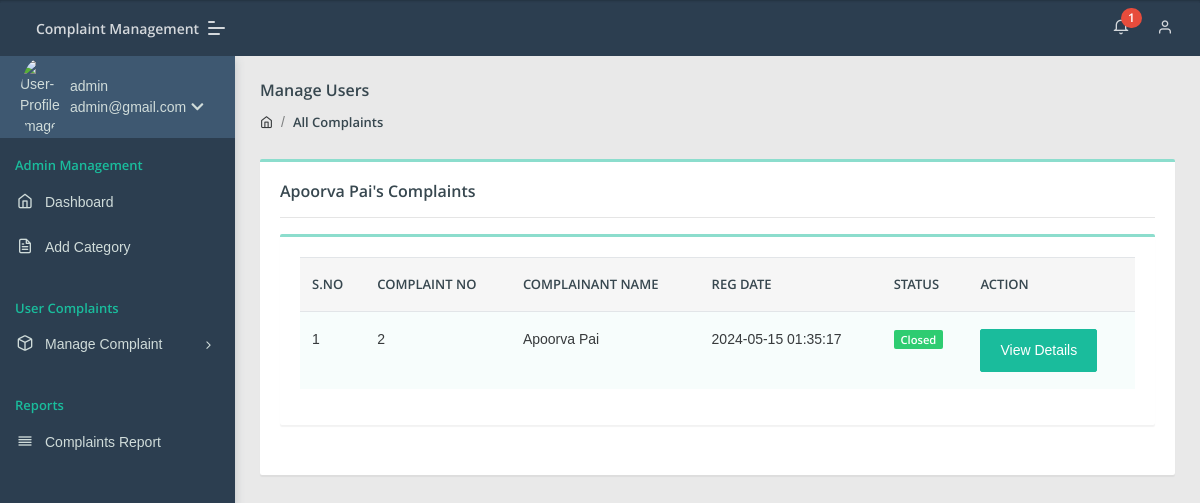
The app's page /admin/user-complaints.php?uid=9&&uname=Apoorva Pai (signed in) with its own data.
### tables this page shows
CREATE TABLE `tblcomplaints` (
  `complaintNumber` int(11) NOT NULL,
  `userId` int(11) DEFAULT NULL,
  `category` int(11) DEFAULT NULL,
  `staffno` bigint(20) NOT NULL,
  `dept` varchar(20) NOT NULL,
  `iphno` bigint(20) NOT NULL,
  `complaintDetails` mediumtext DEFAULT NULL,
  `regDate` timestamp NULL DEFAULT current_timestamp(),
  `status` varchar(50) DEFAULT NULL,
  `lastUpdationDate` timestamp NULL DEFAULT NULL ON UPDATE current_timestamp()
);

CREATE TABLE `users` (
  `id` int(11) NOT NULL,
  `fullName` varchar(255) DEFAULT NULL,
  `userEmail` varchar(255) DEFAULT NULL,
  `password` varchar(255) DEFAULT NULL,
  `contactNo` bigint(11) DEFAULT NULL,
  `address` tinytext DEFAULT NULL,
  `State` varchar(255) DEFAULT NULL,
  `country` varchar(255) DEFAULT NULL,
  `pincode` int(6) DEFAULT NULL,
  `userImage` varchar(255) DEFAULT NULL,
  `regDate` timestamp NOT NULL DEFAULT current_timestamp(),
  `updationDate` timestamp NULL DEFAULT NULL,
  `status` int(1) DEFAULT NULL
);

### admin/user-complaints.php (the view, shortened to what this page needs)
<?php
include('include/config.php');
if(strlen($_SESSION['aid'])==0)
    {
header('location:index.php');
}
else{
?>
<!DOCTYPE html>
<html lang="en">
<head>
    <link rel="stylesheet" href="assets/css/style.css">
</head>
<body class="">
	<?php include('include/sidebar.php');?>
	<?php include('include/header.php');?>
<section class="pcoded-main-container">
    <div class="pcoded-content">
        <div class="page-header">
            <div class="page-block">
                <div class="row align-items-center">
                    <div class="col-md-12">
                        <div class="page-header-title">
                            <h5 class="m-b-10">Manage Users</h5>
                        </div>
                        <ul class="breadcrumb">
                            <li class="breadcrumb-item"><a href="dashboard.php"><i class="feather icon-home"></i></a></li>
                            <li class="breadcrumb-item"><a href="all-complaint.php">All Complaints</a></li>
                        </ul>
                    </div>
                </div>
            </div>
        </div>
        <div class="row">
            <div class="col-sm-12">
                <div class="card">
                    <div class="card-body">
                        <h5><?php echo $_GET['uname']?>'s Complaints</h5>
                        <hr>
                      <div class="row">
                            <div class="col-xl-12">
                <div class="card">
                    <div class="card-body table-border-style">
                        <div class="table-responsive">
                            <table class="table table-striped">
                                <thead>
                                        <tr><th>S.No</th>
											<th>Complaint No</th>
											<th>Complainant Name</th>
											<th>Reg Date</th>
											<th>Status</th>
											<th>Action</th>
										</tr>
                                </thead>
                                <tbody>
                                    <?php
$userid=intval($_GET['uid']);
$query=mysqli_query($con,"select tblcomplaints.*,users.fullName as name from tblcomplaints join users on users.id=tblcomplaints.userId where users.id='$userid'");
$cnt=1;
while($row=mysqli_fetch_array($query))
{
?>
                                        <tr>
                                            <td><?php echo htmlentities($cnt);?></td>
                                            <td><?php echo htmlentities($row['complaintNumber']);?></td>
                                            <td><?php echo htmlentities($row['name']);?></td>
                                            <td> <?php echo htmlentities($row['regDate']);?></td>
                                           <td>
                                                <?php $status=$row['status'];
                                                if($status==''): ?>
                                                <span class="badge badge-danger">Not Processed Yet</span>
                                            <?php elseif($status=='in process'):?>
                                             <span class="badge badge-warning">In Process</span>
                                         <?php elseif($status=='closed'):?>
                                             <span class="badge badge-success">Closed</span>
                                         <?php endif;?>
</td>
<td>   <a href="complaint-details.php?cid=<?php echo htmlentities($row['complaintNumber']);?>" class="btn btn-primary"> View Details</a>
											</td>
                                        </tr>
                                        <?php $cnt=$cnt+1; } ?>
                                </tbody>
                            </table>
                        </div>
                    </div>
                </div>
            </div>
                        </div>
                    </div>
                </div>
            </div>
        </div>
    </div>
</section>
</body>
</html>
<?php } ?>

### admin/include/sidebar.php (shortened to what this page needs)
	<nav class="pcoded-navbar  ">
		<div class="navbar-wrapper  ">
			<div class="navbar-content scroll-div " >
				<div class="">
					<div class="main-menu-header">
						<img class="img-radius" src="assets/images/user/user-gear.png" alt="User-Profile-Image">
						<div class="user-details">
							<?php
$id=intval($_SESSION["aid"]);
$query=mysqli_query($con,"select * from admin where id='$id'");
while($row=mysqli_fetch_array($query))
{
?>
							<span><?php echo  htmlentities($row['fullname']);?></span>
							<div id="more-details"><?php echo  htmlentities($row['email']);?><i class="fa fa-chevron-down m-l-5"></i></div><?php } ?>
						</div>
					</div>
				</div>
				<ul class="nav pcoded-inner-navbar ">
					<li class="nav-item pcoded-menu-caption">
						<label>Admin Management</label>
					</li>
					<li class="nav-item">
					    <a href="dashboard.php" class="nav-link "><span class="pcoded-micon"><i class="feather icon-home"></i></span><span class="pcoded-mtext">Dashboard</span></a>
					</li>
					<li class="nav-item">
					    <a href="category.php" class="nav-link "><span class="pcoded-micon"><i class="feather icon-file-text"></i></span><span class="pcoded-mtext">Add Category</span></a>
					</li>
					<li class="nav-item pcoded-menu-caption">
						<label>User Complaints</label>
					</li>
					<li class="nav-item pcoded-hasmenu">
						<a href="#!" class="nav-link "><span class="pcoded-micon"><i class="feather icon-box"></i></span><span class="pcoded-mtext">Manage Complaint</span></a>
					</li>
					<li class="nav-item pcoded-menu-caption">
					    <label>Reports</label>
					</li>
					<li class="nav-item">
					    <a href="between-date-complaintreport.php" class="nav-link "><span class="pcoded-micon"><i class="feather icon-align-justify"></i></span><span class="pcoded-mtext">Complaints Report</span></a>
					</li>
				</ul>
			</div>
		</div>
	</nav>

### records on screen
tblcomplaints: complaintNumber "2", userId.fullName "Apoorva Pai", regDate "2024-05-15 01:35:17", status "Closed"

### other values on screen
$row['fullname'] "admin"
$row['email'] "admin@gmail.com"
$num1 "1"
$_GET['uname'] "Apoorva Pai"
